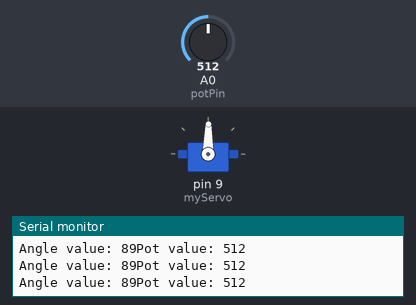
The sketch below on a simulated Arduino Uno, built with avr-gcc and run on an emulated ATmega328P. On the bench: servo, the last lines printed to the serial monitor. The inputs (shaded band) are chosen by the test bench; at power-on: A0 (potPin) = 512.

Above: at 1.2 s.
1.3 s: A0 (potPin) set to 105
At 1.8 s:
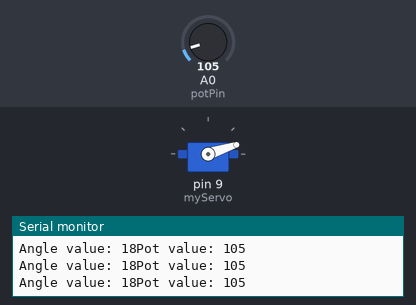
2.8 s: A0 (potPin) set to 89
At 4.0 s:
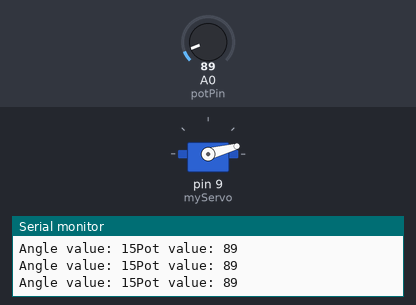
5.8 s: A0 (potPin) set to 716
At 7.0 s:
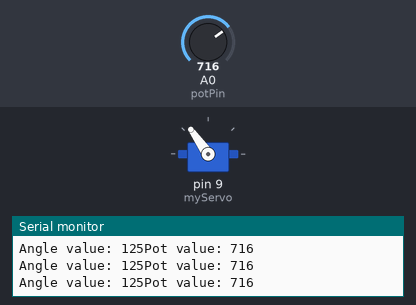
7.3 s: A0 (potPin) set to 990
At 8.5 s:
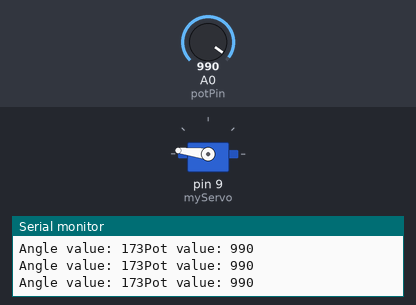
8.8 s: A0 (potPin) set to 1012
At 9.3 s:
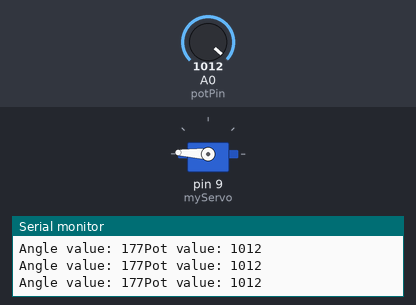
10.3 s: A0 (potPin) set to 511
At 11.5 s:
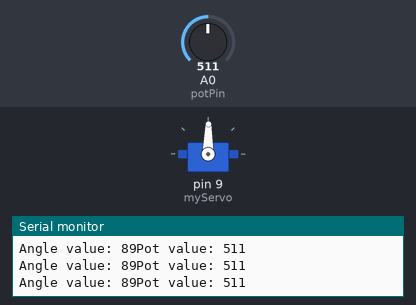
Timing chart, 0 to 12.8 s (numbered marks = the images above; inputs shaded):
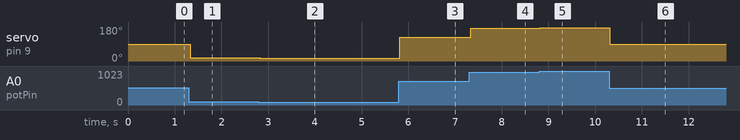

The sketch:

Mood_Cue.ino
```cpp
/**
 * The program moves the arm of a servo motor using a potentiometer.
 * The servo arm rests to the right at max resistance and to the left
 * with no resistance.
 */

// Using the servo library to gain control of the servo motor
#include <Servo.h>

// Pin A0: potentiometer (pot)
int potPin = A0;
Servo myServo;
int potValue;
int angle;

void setup() {
	// Pin 9: servo motor
	myServo.attach(9);

	Serial.begin(9600);
}

void loop() {

	potValue = analogRead(potPin);
	Serial.print("Pot value: ");
	Serial.print(potValue);

	// Servo range of motion is 180 degrees, so must map potValue from
	// voltage to angle
	angle = map(potValue, 0, 1023, 0, 179);
	Serial.print("\nAngle value: ");
	Serial.print(angle);

	myServo.write(angle);
	delay(15);
}
```

Measured:
- after the input at 1.3 s, servo on pin 9 (myServo): 89° → 18° at once
- after the input at 2.8 s, servo on pin 9 (myServo): 18° → 15° at once
- after the input at 5.8 s, servo on pin 9 (myServo): 15° → 125° at once
- after the input at 7.3 s, servo on pin 9 (myServo): 125° → 173° at once
- after the input at 8.8 s, servo on pin 9 (myServo): 173° → 177° at once
- after the input at 10.3 s, servo on pin 9 (myServo): 177° → 89° at once
